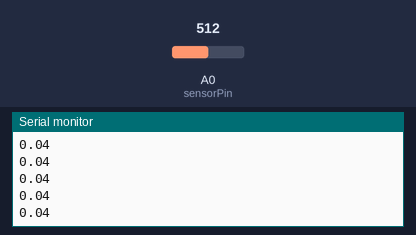
A sketch run on a simulated Arduino Uno, built with avr-gcc and run on an emulated ATmega328P. On the bench: the last lines printed to the serial monitor. Inputs (shaded band) come from the test bench; at power-on: A0 (sensorPin) = 512.

Above: at 1.2 s.
1.3 s: A0 (sensorPin) set to 0
At 1.8 s:
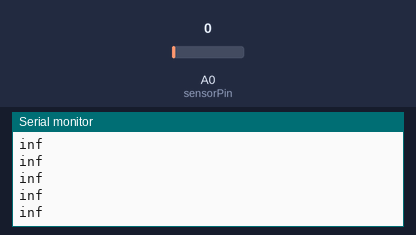
3.2 s: A0 (sensorPin) set to 122
At 4.2 s:
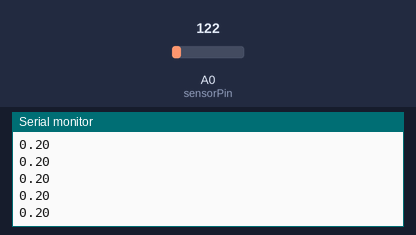

Measured:
- after the input at 1.3 s, the serial monitor: prints a new line after 0.07 s (image 1)
- after the input at 3.2 s, the serial monitor: prints a new line after 0.07 s (image 2)

The sketch:

IR_sensor.ino
```cpp
const int sensorPin=0;
const int VOLTS_PER_UNIT=1;

void setup() {
  Serial.begin(9600);
  pinMode(sensorPin, INPUT);
}

void loop() {
  int proxSens = analogRead(sensorPin);
  float volts = (float)proxSens * VOLTS_PER_UNIT; // ("proxSens" is from analog read)
  float inches = 23.897 * pow(volts,-1.1907); //calc inches using "power" trend line from Excel
  float cm = 60.495 * pow(volts,-1.1904);     // same in cm
  if (volts < .2)
    inches = -1.0;	  // out of range
  Serial.println(cm);
}
```
